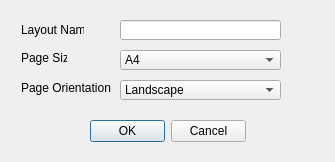
<?xml version="1.0" encoding="UTF-8"?>
<ui version="4.0">
 <class>AnnotationToLabelDialogBase</class>
 <widget class="QDialog" name="AnnotationToLabelDialogBase">
  <property name="geometry">
   <rect>
    <x>0</x>
    <y>0</y>
    <width>335</width>
    <height>162</height>
   </rect>
  </property>
  <property name="windowTitle">
   <string>Annotation to Label</string>
  </property>
  <widget class="QDialogButtonBox" name="button_box">
   <property name="geometry">
    <rect>
     <x>90</x>
     <y>120</y>
     <width>156</width>
     <height>23</height>
    </rect>
   </property>
   <property name="orientation">
    <enum>Qt::Horizontal</enum>
   </property>
   <property name="standardButtons">
    <set>QDialogButtonBox::Cancel|QDialogButtonBox::Ok</set>
   </property>
  </widget>
  <widget class="QLabel" name="label">
   <property name="geometry">
    <rect>
     <x>21</x>
     <y>50</y>
     <width>46</width>
     <height>16</height>
    </rect>
   </property>
   <property name="text">
    <string>Page Size</string>
   </property>
  </widget>
  <widget class="QLabel" name="label_4">
   <property name="geometry">
    <rect>
     <x>21</x>
     <y>22</y>
     <width>63</width>
     <height>16</height>
    </rect>
   </property>
   <property name="text">
    <string>Layout Name</string>
   </property>
  </widget>
  <widget class="QComboBox" name="pagesizecomboBox">
   <property name="geometry">
    <rect>
     <x>120</x>
     <y>50</y>
     <width>161</width>
     <height>20</height>
    </rect>
   </property>
   <property name="currentText">
    <string>A4</string>
   </property>
   <item>
    <property name="text">
     <string>A4</string>
    </property>
   </item>
   <item>
    <property name="text">
     <string>A1</string>
    </property>
   </item>
   <item>
    <property name="text">
     <string>A2</string>
    </property>
   </item>
   <item>
    <property name="text">
     <string>A3</string>
    </property>
   </item>
   <item>
    <property name="text">
     <string>A5</string>
    </property>
   </item>
  </widget>
  <widget class="QComboBox" name="pageorientationcomboBox">
   <property name="geometry">
    <rect>
     <x>120</x>
     <y>80</y>
     <width>161</width>
     <height>20</height>
    </rect>
   </property>
   <property name="currentText">
    <string>Landscape</string>
   </property>
   <item>
    <property name="text">
     <string>Landscape</string>
    </property>
   </item>
   <item>
    <property name="text">
     <string>Portrait</string>
    </property>
   </item>
  </widget>
  <widget class="QLabel" name="label_2">
   <property name="geometry">
    <rect>
     <x>21</x>
     <y>80</y>
     <width>91</width>
     <height>16</height>
    </rect>
   </property>
   <property name="text">
    <string>Page Orientation</string>
   </property>
  </widget>
  <widget class="QLineEdit" name="Layoutname_lineEdit">
   <property name="geometry">
    <rect>
     <x>120</x>
     <y>20</y>
     <width>161</width>
     <height>20</height>
    </rect>
   </property>
  </widget>
 </widget>
 <resources/>
 <connections>
  <connection>
   <sender>button_box</sender>
   <signal>accepted()</signal>
   <receiver>AnnotationToLabelDialogBase</receiver>
   <slot>accept()</slot>
   <hints>
    <hint type="sourcelabel">
     <x>20</x>
     <y>20</y>
    </hint>
    <hint type="destinationlabel">
     <x>20</x>
     <y>20</y>
    </hint>
   </hints>
  </connection>
  <connection>
   <sender>button_box</sender>
   <signal>rejected()</signal>
   <receiver>AnnotationToLabelDialogBase</receiver>
   <slot>reject()</slot>
   <hints>
    <hint type="sourcelabel">
     <x>20</x>
     <y>20</y>
    </hint>
    <hint type="destinationlabel">
     <x>20</x>
     <y>20</y>
    </hint>
   </hints>
  </connection>
 </connections>
</ui>
